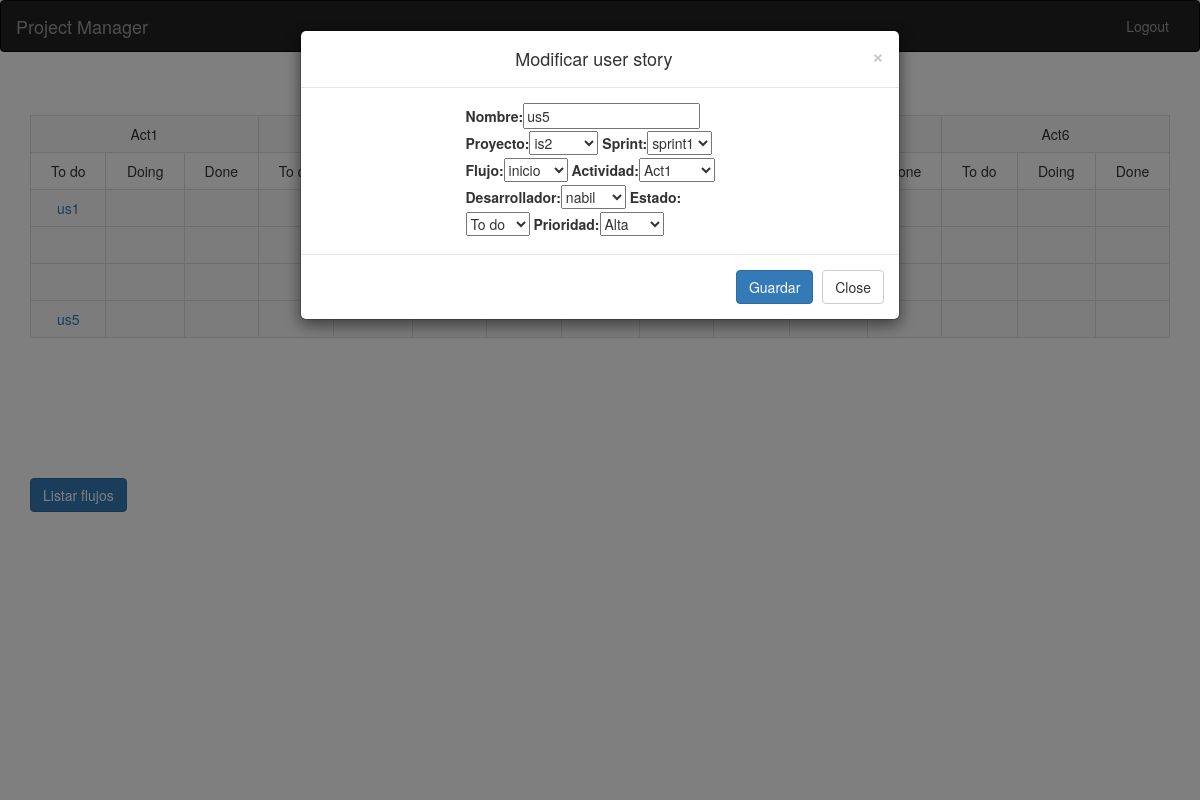
The app's page /userstory/modificar_en_flujo/5/ with its own data.
### apps/flujo/models.py (models this page shows)
class Actividad(models.Model):
	nombre = models.CharField(max_length=200)
	flujo = models.ForeignKey(Flujo)
	def __str__(self):
		return self.nombre

class Flujo(models.Model):
	nombre = models.CharField(max_length=200)
	proyecto = models.ForeignKey(Proyecto, null=True)
	def __str__(self):
		return self.nombre

### apps/userstory/models.py (models this page shows, shortened)
class UserStory(models.Model):
	ESTADOS = (
		('Todo', 'To do'),
		('Doing', 'Doing'),
		('Done', 'Done'),
		)
	PRIORIDADES = (
		('Baja', 'Baja'),
		('Media', 'Media'),
		('Alta', 'Alta'),
		)
	nombre = models.CharField(max_length=200)
	proyecto = models.ForeignKey(Proyecto)
	sprint = models.ForeignKey(Sprint, null=True)
	flujo = models.ForeignKey(Flujo, null=True)
	actividad = models.ForeignKey(Actividad)
	desarrollador = models.ForeignKey(User, null=True)
	estado = models.CharField(max_length=200, choices=ESTADOS)
	prioridad = models.CharField(max_length=200, choices=PRIORIDADES, null=True)

### apps/proyecto/models.py (models this page shows)
class Proyecto(models.Model):
	nombre = models.CharField(max_length=200)
	codigo = models.IntegerField(default=0)
	fecha_inicio = models.DateField(null=True)
	fecha_fin = models.DateField(null=True)
	cliente = models.CharField(max_length=200)
	descripcion = models.TextField(max_length=200)
	def __str__(self):
		return self.nombre

### apps/sprint/models.py (models this page shows)
class Sprint(models.Model):
	ESTADOS = (
		('Activo', 'Activo'),
		('No activo', 'No activo'),
		)
	nombre = models.CharField(max_length=200)
	proyecto = models.ForeignKey(Proyecto)
	fecha_inicio = models.DateField()
	fecha_fin = models.DateField()
	estado = models.CharField(max_length=15, choices=ESTADOS)
	descripcion = models.TextField(max_length=200)
	def __str__(self):
		return self.nombre

### apps/userstory/views.py (the view)
# urls.py: url(r'^modificar_en_flujo/(?P<userstory_id>\d+)/$', views.modificar_en_flujo, name='modificar_en_flujo'),
def modificar_en_flujo(request, userstory_id):
    userstory = UserStory.objects.get(pk=userstory_id)
    flujo = userstory.flujo
    lista_actividades = Actividad.objects.filter(flujo=flujo)
    form = UserStoryModelForm(instance=userstory)
    if request.method=='POST':
        form = UserStoryModelForm(request.POST, instance=userstory)
        if form.is_valid():
            form.save()
            context = {'flujo_id':flujo.id}
            return HttpResponseRedirect(reverse('flujo:desplegar_flujo', kwargs=context))
    context = {'form':form, 'userstory_id':userstory_id,
            'flujo':flujo, 'lista_actividades':lista_actividades}
    return render(request, 'userstory/modificar_en_flujo.html', context)

### apps/userstory/forms.py
class UserStoryModelForm(forms.ModelForm):
	class Meta:
		model = UserStory
		fields = '__all__'

### templates/userstory/modificar_en_flujo.html (shortened to what this page needs)
<!DOCTYPE html>
<html lang="en">
  <head>
    <link href="{{ STATIC_URL }}/bootstrap-3.3.4-dist/css/bootstrap.min.css" rel="stylesheet">
  </head>
  <body>
<nav class="navbar navbar-inverse">
  <div class="container-fluid">
    <div class="navbar-header">
      <a class="navbar-brand" href="{% url 'inicio:menu' %}">Project Manager</a>
    </div>
    <div class="pull-right">
      <ul class="nav navbar-nav">
        <li><a href="{% url 'inicio:salir' %}">Logout</a></li>
      </ul>
    </div>
  </div>
</nav>
<h2 align="center"> Flujo: {{ flujo.nombre }} </h2>
<div class="container">
 <table class="table table-striped table-bordered table-hover">
  <tr align="center">
    {% for actividad in lista_actividades %}
      <td colspan="3">{{ actividad.nombre }}</td>
    {% endfor %}
  </tr>
  <tr align="center">
    {% for actividad in lista_actividades %}
      <td>To do</td>
      <td>Doing</td>
      <td>Done</td>
    {% endfor %}
  </tr>
  {% for userstory in flujo.userstory_set.all %}
    <tr align="center">
      {% for actividad in lista_actividades %}
        {% if userstory.actividad == actividad %}
          {% if userstory.estado == "Todo" %}
            <td>
              <a href="{% url 'userstory:modificar_en_flujo' userstory.id %}"> {{userstory.nombre}} </a>
            </td>
            <td></td>
            <td></td>
          {% elif userstory.estado == "Doing" %}
            <td>
              <a href="{% url 'userstory:modificar_en_flujo' userstory.id %}"> {{userstory.nombre}} </a>
            </td>
          {% else %}
            <td></td>
            <td></td>
            <td>
              <a href="{% url 'userstory:modificar_en_flujo' userstory.id %}"> {{userstory.nombre}} </a>
            </td>
          {% endif %}
        {% else %}
          <td></td>
          <td></td>
          <td></td>
        {% endif %}
      {% endfor %}
    <tr>
  {% endfor %}
</table>
</div>
<div class="container">
<a class="btn btn-primary" href="{% url 'flujo:listar_flujos' %}"> Listar flujos </a>
</div>
<div class="modal fade" id="myModal">
  <div class="modal-dialog">
    <div class="modal-content">
      <div class="modal-header">
        <button type="button" class="close" data-dismiss="modal" aria-label="Close"><span aria-hidden="true">&times;</span></button>
        <h4 class="modal-title" align="center">Modificar user story</h4>
      </div>
      <div class="modal-body">
        <div class="row">
          <div class="col-md-3"></div>
          <div class="col-md-6">
            <form action="{% url 'userstory:modificar_en_flujo' userstory_id %}" method="post" id="myform">
              {% load bootstrap %}
              {{ form|bootstrap }}
            </form>
          </div>
          <div class="col-md-3"></div>
        </div>
      </div>
      <div class="modal-footer">
        <input class="btn btn-primary" type='submit' value='Guardar' form="myform" />
        <button type="button" class="btn btn-default" data-dismiss="modal">Close</button>
      </div>
    </div>
  </div>
</div>
  </body>
</html>

### records on screen
Actividad: nombre "Act1"
Actividad: nombre "Act6"
UserStory: nombre "us1"
UserStory: nombre "us5", proyecto "is2", sprint "sprint1", flujo "inicio", actividad "Act1", desarrollador "nabil", estado "To do", prioridad "Alta"
